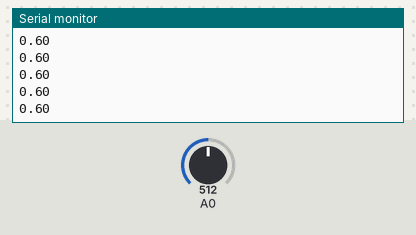
Simulated run of this sketch. Board: Arduino Uno, built with avr-gcc and run on an emulated ATmega328P. Shown: the last lines printed to the serial monitor. The inputs (shaded band) are chosen by the test bench; at power-on: A0 = 512.

Above: at 1.2 s.
1.3 s: A0 set to 716
At 1.32 s:
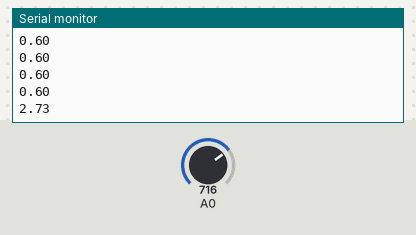
2.8 s: A0 set to 900
At 2.84 s:
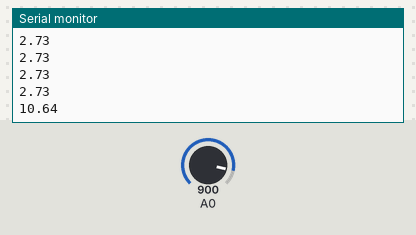
Timing chart, 0 to 5.8 s (numbered marks = the images above; inputs shaded):
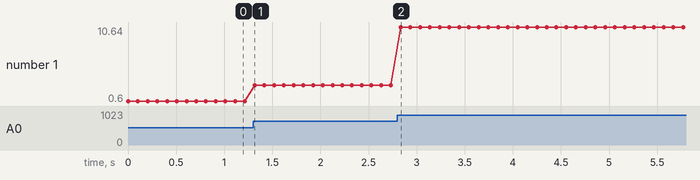

Measured:
- after the input at 1.3 s, the serial monitor: prints a new line at once (image 1)
- after the input at 2.8 s, the serial monitor: prints a new line at once (image 2)
- plotted number 1: 0.6 → 2.73 after the input at 1.3 s, 2.73 → 10.64 after the input at 2.8 s

The sketch:

VeloStat.ino
```cpp
void setup() {
  Serial.begin(9600);
}
const float e = 2.71828;
void loop() {
  int force = analogRead(A0);
  float volts = force / 204.6;
  float inner = pow(e, volts+1.2);
  float grams = pow(inner, 1.515);
  float pounds = grams / 453.592;
  Serial.println(pounds);
  delay(100);
}
```
